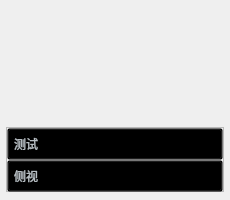
<?xml version="1.0" encoding="UTF-8"?>
<ui version="4.0">
 <class>SubModules</class>
 <widget class="QWidget" name="SubModules">
  <property name="geometry">
   <rect>
    <x>0</x>
    <y>0</y>
    <width>230</width>
    <height>200</height>
   </rect>
  </property>
  <property name="minimumSize">
   <size>
    <width>230</width>
    <height>200</height>
   </size>
  </property>
  <property name="windowTitle">
   <string>Form</string>
  </property>
  <layout class="QVBoxLayout" name="verticalLayout_4">
   <property name="spacing">
    <number>0</number>
   </property>
   <property name="leftMargin">
    <number>6</number>
   </property>
   <property name="topMargin">
    <number>0</number>
   </property>
   <property name="rightMargin">
    <number>6</number>
   </property>
   <property name="bottomMargin">
    <number>6</number>
   </property>
   <item>
    <layout class="QVBoxLayout" name="verticalLayout_3">
     <property name="spacing">
      <number>6</number>
     </property>
     <item>
      <widget class="SubUnitItem" name="label_header">
       <property name="minimumSize">
        <size>
         <width>210</width>
         <height>120</height>
        </size>
       </property>
       <property name="maximumSize">
        <size>
         <width>16777215</width>
         <height>120</height>
        </size>
       </property>
       <property name="styleSheet">
        <string notr="true">QLabel
{
border-radius: 10px;
	border-image: url(:/images/bgpic/cusvideoitem1.png);
}</string>
       </property>
       <property name="text">
        <string/>
       </property>
      </widget>
     </item>
     <item>
      <widget class="QFrame" name="frame_info">
       <property name="minimumSize">
        <size>
         <width>0</width>
         <height>65</height>
        </size>
       </property>
       <property name="maximumSize">
        <size>
         <width>16777215</width>
         <height>65</height>
        </size>
       </property>
       <property name="frameShape">
        <enum>QFrame::StyledPanel</enum>
       </property>
       <property name="frameShadow">
        <enum>QFrame::Raised</enum>
       </property>
       <layout class="QVBoxLayout" name="verticalLayout_2">
        <property name="spacing">
         <number>0</number>
        </property>
        <property name="leftMargin">
         <number>0</number>
        </property>
        <property name="topMargin">
         <number>0</number>
        </property>
        <property name="rightMargin">
         <number>0</number>
        </property>
        <property name="bottomMargin">
         <number>0</number>
        </property>
        <item>
         <layout class="QVBoxLayout" name="verticalLayout">
          <property name="spacing">
           <number>0</number>
          </property>
          <item>
           <widget class="QPushButton" name="pushButton_info1">
            <property name="minimumSize">
             <size>
              <width>210</width>
              <height>32</height>
             </size>
            </property>
            <property name="styleSheet">
             <string notr="true">QPushButton
{
color: #b7bec3;
font: 400 15px &quot;微软雅黑&quot;;
text-align: left;
padding-left: 6px;
background-color: transparent;
}

QPushButton:hover
{
color: #35c2d7;
}</string>
            </property>
            <property name="text">
             <string>测试</string>
            </property>
           </widget>
          </item>
          <item>
           <widget class="QPushButton" name="pushButton_info2">
            <property name="minimumSize">
             <size>
              <width>210</width>
              <height>32</height>
             </size>
            </property>
            <property name="styleSheet">
             <string notr="true">QPushButton
{
color: #b7bec3;
font: 400 13px &quot;微软雅黑&quot;;
text-align: left;
padding-left: 6px;
background-color: transparent;
}

QPushButton:hover
{
color: #35c2d7;
}</string>
            </property>
            <property name="text">
             <string>侧视</string>
            </property>
           </widget>
          </item>
         </layout>
        </item>
       </layout>
      </widget>
     </item>
    </layout>
   </item>
  </layout>
 </widget>
 <customwidgets>
  <customwidget>
   <class>SubUnitItem</class>
   <extends>QLabel</extends>
   <header>mainwidget/subunititems/SubUnitItem.h</header>
  </customwidget>
 </customwidgets>
 <resources/>
 <connections/>
</ui>
